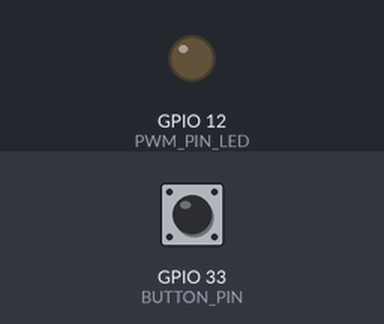
This sketch was run on a simulated ESP32. Shown: output pins drawn as LEDs (lit = HIGH). The inputs (shaded band) are chosen by the test bench; at power-on: GPIO 33 (BUTTON_PIN) LOW. What the sketch prints to the serial monitor is not drawn.

Above: at 1.2 s.
1.3 s: GPIO 33 (BUTTON_PIN) pulled HIGH for 3.2 s
At 2.2 s:
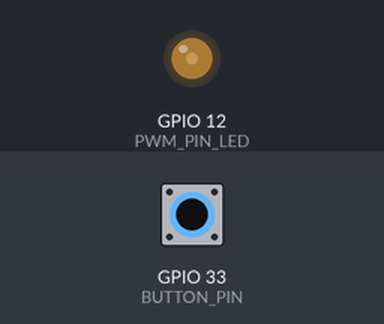
At 3.2 s:
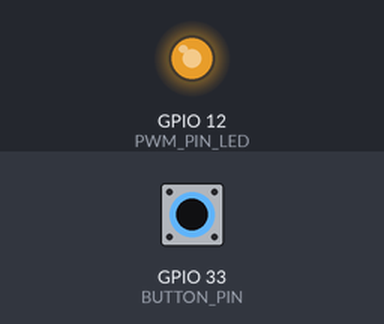
6.0 s: GPIO 33 (BUTTON_PIN) pulled HIGH for 0.15 s
8.0 s: GPIO 33 (BUTTON_PIN) pulled HIGH for 1 s
At 9.4 s:
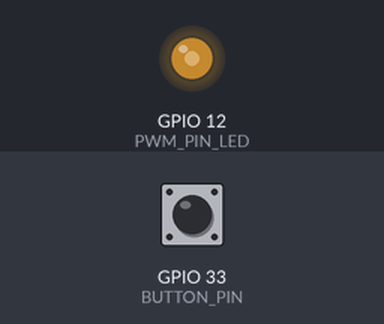
Timing chart, 0 to 11.0 s (numbered marks = the images above; inputs shaded):
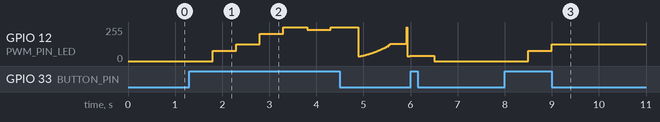

Measured:
- after the input at 1.3 s, GPIO 12 (PWM_PIN_LED): 0/255 → 76/255 after 0.50 s, → 127/255 0.50 s later, → 203/255 0.50 s later, → 255/255 0.50 s later, … (69 changes in this stretch)
- after the input at 8.0 s, GPIO 12 (PWM_PIN_LED): 0/255 → 76/255 after 0.50 s, → 127/255 0.50 s later

The sketch:

PWM_led_button.ino
```cpp
const int PWM_PIN_LED = 12 ;
const int BUTTON_PIN = 33 ;

const int PWM_CHANNEL    = 0 ;
const int PWM_FREQ       =10000 ; // [Hz]
const int PWM_RESOLUTION =8 ;

int waveform = 0 ;
float t ;
float dutyCycle = 0 ;

void setup() {

  Serial.begin(115200);
  pinMode(BUTTON_PIN, INPUT_PULLDOWN);

  // Inicializando PWM
  ledcSetup(PWM_CHANNEL, PWM_FREQ, PWM_RESOLUTION);
  ledcAttachPin(PWM_PIN_LED, PWM_CHANNEL);

}

void loop() {

  // Polling button
  if(digitalRead(BUTTON_PIN)){
    waveform++ ;
    if(waveform > 7){
      waveform = 0 ;
    }
    Serial.println(waveform);
    delay(500);
  }

  // Tiempo
  t++ ;
  if(t > 256){
      t = 0 ;
    }

  // Menú
  switch(waveform){

    case 0:
       dutyCycle = 0 ;
    break;

    case 1:
       dutyCycle = 0.3 ;
    break;

    case 2:
       dutyCycle = 0.5 ;
    break;

    case 3:
       dutyCycle = 0.8 ;
    break;

    case 4:
       dutyCycle = 1.0 ;
    break;


    case 5:
       dutyCycle = (t+0.1)/256 ;
       delay(2.5);
    break;

    case 6:
       dutyCycle = 0.5*sin(2*PI*t/256) + 0,5  ;
       delay(0.5);
    break;

    case 7:
       dutyCycle = pow(2.71828, ((t/255)-1)*2) ;
       delay(4);
    break;

  }

  Serial.println(dutyCycle*100);

  ledcWrite(PWM_CHANNEL, dutyCycle*255);

}
```
